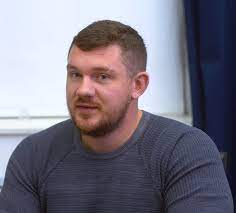
#> input picture lab8/images/subject1.jpg, 236 x 213 px
$ python -i lab2.py   (imports and definitions only)
#> lines starting #> are read from the running program, lines starting #| are printed output that depends on the picture; after the words box and inside, x2 and y2 are one past the last pixel; in counts of white or black regions, pixels touching at a corner belong together
#> further down, picture is the input picture: shape (213, 236, 3); mean B, G, R 129.5, 115.8, 120
import tkinter as tk
from tkinter import filedialog
import cv2
import numpy as np
from PIL import Image, ImageTk


# Метод для загрузки изображения
# [14 lines left out: functions load_image, display_channel, not called in this run]


# Метод для преобразования изображения в оттенки серого
def grayscale(image):
    gray_image = cv2.cvtColor(image, cv2.COLOR_BGR2GRAY)
    return gray_image


# Метод для добавления эффекта сепии к изображению
# [37 lines left out: functions sepia, brightness_contrast, logical_operations, hsv_transformation, not called in this run]


# Метод для применения медианного размытия к изображению
def median_blur(image, kernel_size=3):
    blurred_image = cv2.medianBlur(image, kernel_size)
    return blurred_image


# Метод для применения оконного фильтра к изображению
def window_filter(image, kernel):
    filtered_image = cv2.filter2D(image, -1, kernel)
    return filtered_image


# Метод для создания эффекта акварели на основе двух изображений
# [4 lines left out: function watercolor, not called in this run]


# Метод для создания мультфильм-эффекта
def cartoon(image, threshold=10):
#> called with threshold = 10
    gray_image = cv2.cvtColor(image, cv2.COLOR_BGR2GRAY)
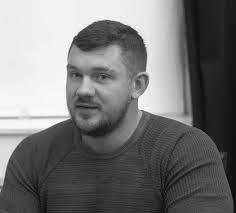
#> gray_image: shape (213, 236); min 3, max 254, mean 118.6
    blurred_image = cv2.medianBlur(gray_image, 5)
    edges = cv2.adaptiveThreshold(blurred_image, 255, cv2.ADAPTIVE_THRESH_MEAN_C, cv2.THRESH_BINARY, 9, 9)
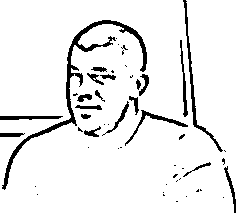
#> edges: shape (213, 236); 92.4% white; 52 black regions (32 under 20 px), largest, box (x1, y1, x2, y2) and area: (2, 20, 147, 190) 1471, (183, 0, 223, 152) 462, (125, 110, 188, 146) 263
    cartoon_image = cv2.bitwise_and(cv2.cvtColor(edges, cv2.COLOR_GRAY2BGR), image)
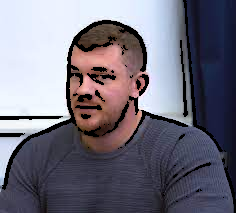
#> cartoon_image: shape (213, 236, 3); mean B, G, R 123, 109.7, 112.8
    return cartoon_image


# Метод для получения списка доступных операций
# [21 lines left out: functions get_operation_list, display_image, not called in this run]


class ImageProcessingApp(tk.Tk):
    # [68 lines left out: functions __init__, load_image, apply_operation, not called in this run]


# [3 lines not run here, left out]

>>> import cv2
>>> picture = cv2.imread('../lab8/images/subject1.jpg')
>>> result = cartoon(picture)

$ run again, on lab8/images/subject2.jpg
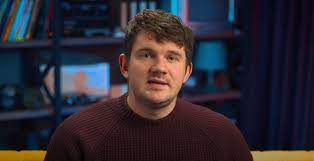
#> input picture lab8/images/subject2.jpg, 314 x 161 px
#> picture is the input picture: shape (161, 314, 3); mean B, G, R 51.2, 41.5, 46
#> in cartoon, `edges = cv2.adaptiveThreshold(blurred_image, 255, cv2.ADAPTIVE_THRESH_..`:
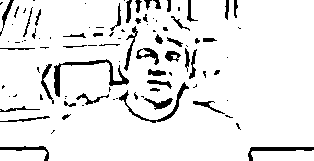
#> edges: shape (161, 314); 91.5% white; 96 black regions (49 under 20 px), largest, box (x1, y1, x2, y2) and area: (54, 59, 129, 97) 502, (119, 82, 189, 123) 330, (248, 147, 314, 161) 280
#> in cartoon, `cartoon_image = cv2.bitwise_and(cv2.cvtColor(edges, cv2.COLOR_GRAY2BGR..`:
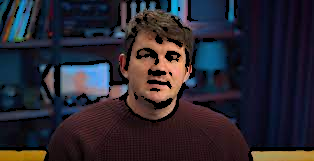
#> cartoon_image: shape (161, 314, 3); mean B, G, R 47.6, 38.4, 42.4

$ run again, on lab8/images/subject4.jpg
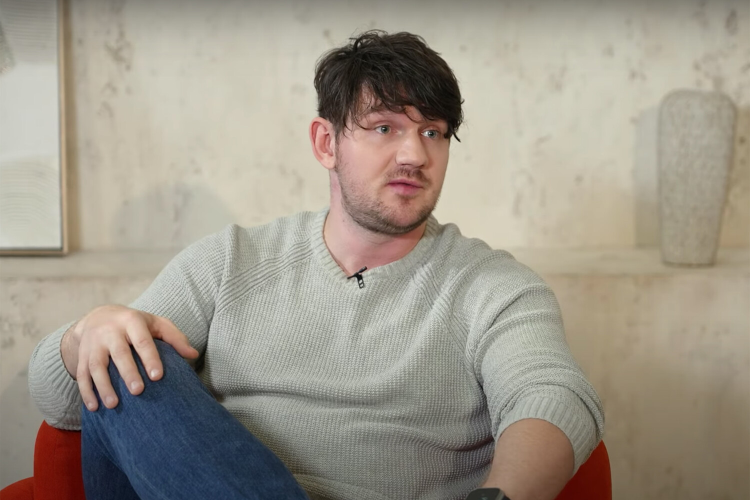
#> input picture lab8/images/subject4.jpg, 1500 x 1000 px (shown at 1/2 size)
#> picture is the input picture: shape (1000, 1500, 3); mean B, G, R 138.3, 151, 158.3
#> in cartoon, `edges = cv2.adaptiveThreshold(blurred_image, 255, cv2.ADAPTIVE_THRESH_..`:
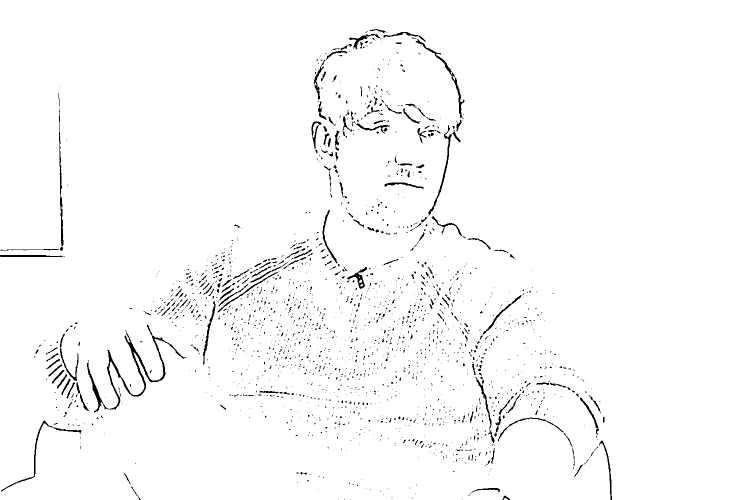
#> edges: shape (1000, 1500) (shown at 1/2 size); 97.9% white; 2093 black regions (1888 under 20 px), largest, box (x1, y1, x2, y2) and area: (174, 648, 374, 825) 2984, (831, 77, 929, 236) 856, (2, 841, 163, 983) 749
#> in cartoon, `cartoon_image = cv2.bitwise_and(cv2.cvtColor(edges, cv2.COLOR_GRAY2BGR..`:
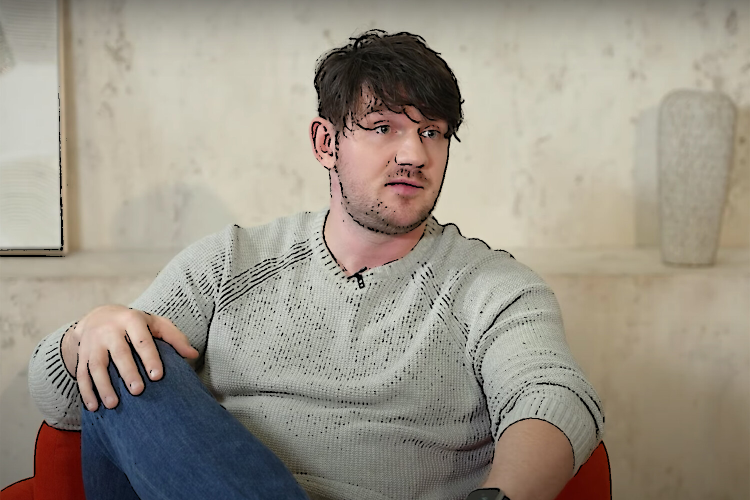
#> cartoon_image: shape (1000, 1500, 3) (shown at 1/2 size); mean B, G, R 136.4, 149, 156

$ run again, on lab8/images/subject5.jpg
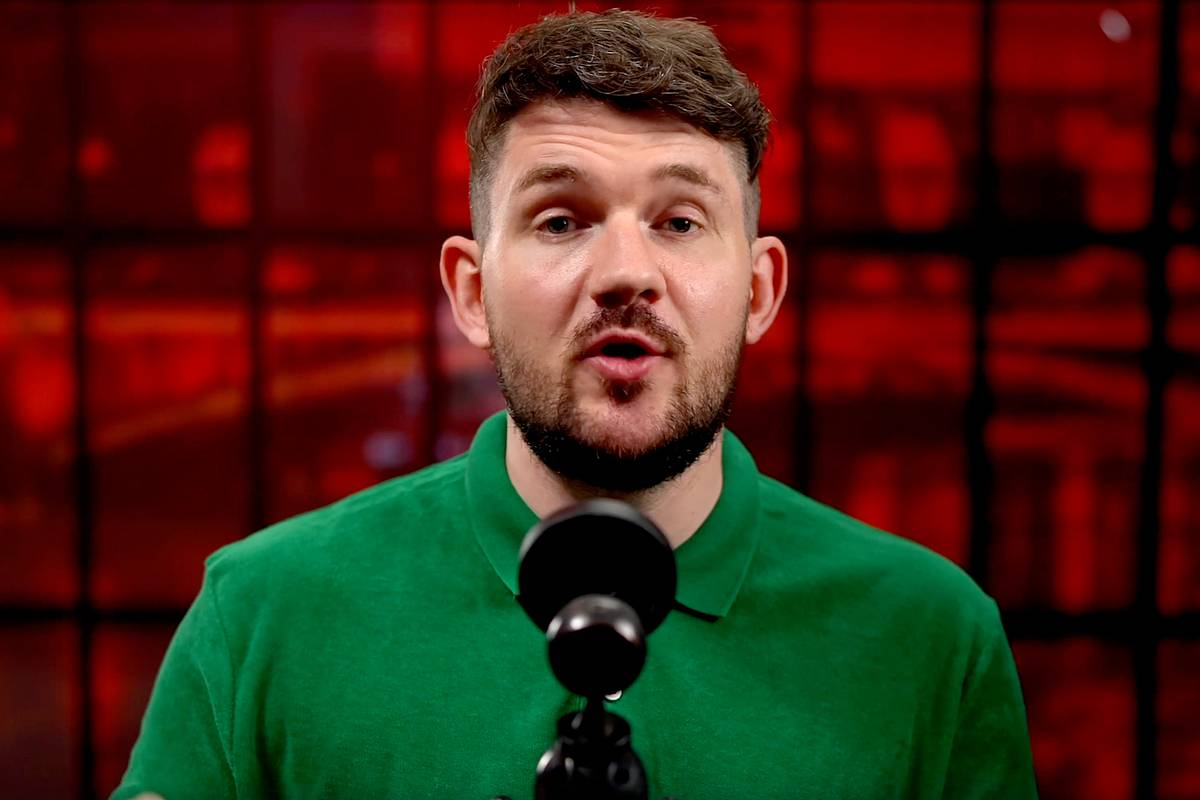
#> input picture lab8/images/subject5.jpg, 1200 x 800 px
#> picture is the input picture: shape (800, 1200, 3); mean B, G, R 23.7, 37, 67.5
#> in cartoon, `edges = cv2.adaptiveThreshold(blurred_image, 255, cv2.ADAPTIVE_THRESH_..`:
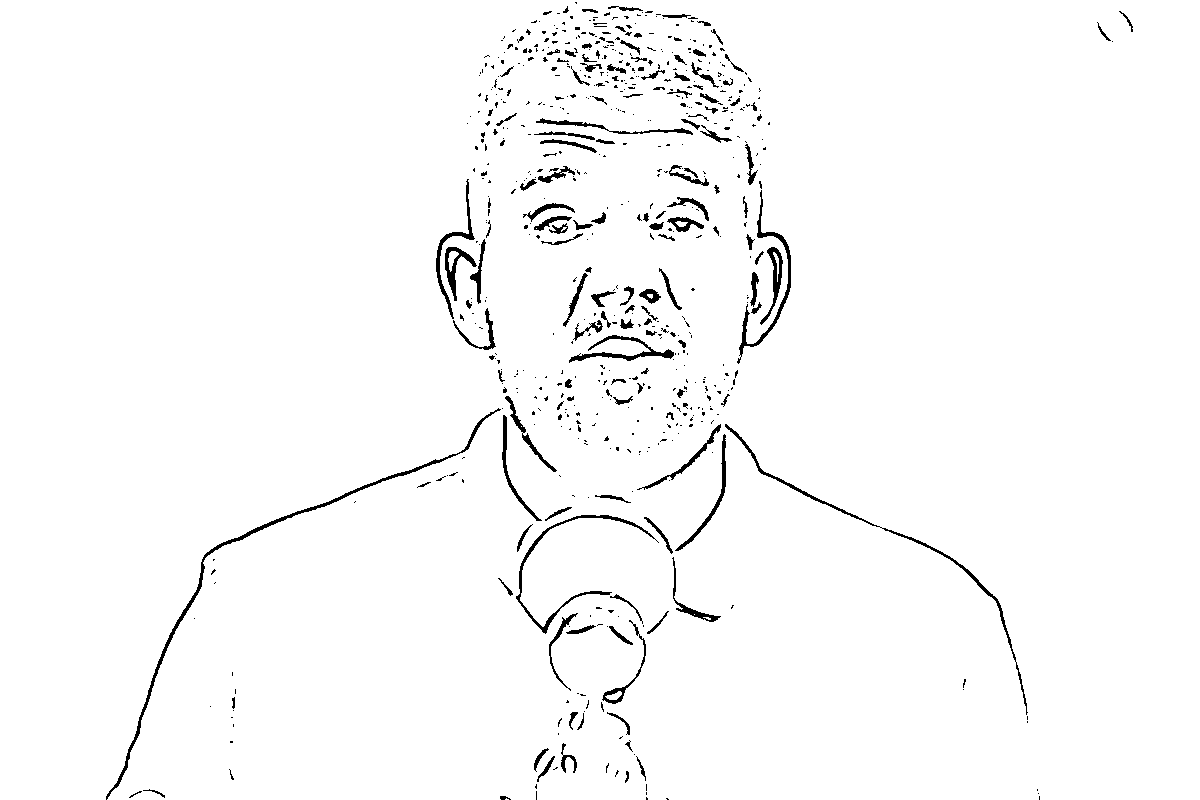
#> edges: shape (800, 1200); 97.7% white; 648 black regions (499 under 20 px), largest, box (x1, y1, x2, y2) and area: (106, 408, 501, 800) 1906, (725, 424, 1028, 715) 1172, (516, 515, 659, 634) 914
#> in cartoon, `cartoon_image = cv2.bitwise_and(cv2.cvtColor(edges, cv2.COLOR_GRAY2BGR..`:
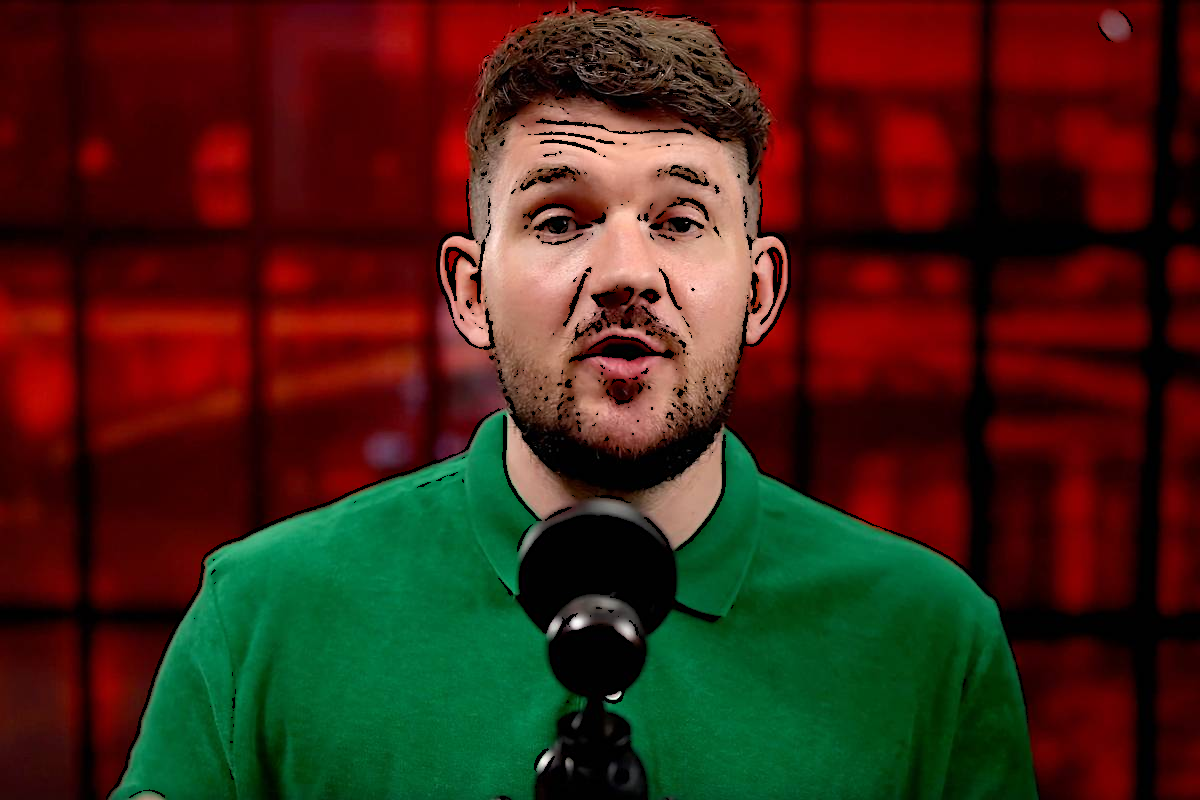
#> cartoon_image: shape (800, 1200, 3); mean B, G, R 23.2, 36.2, 65.8
